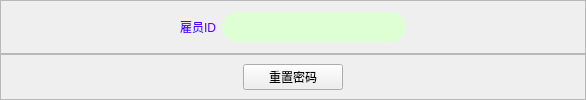
            <widget class="QWidget" name="tab_3">
             <attribute name="title">
              <string>忘记密码</string>
             </attribute>
             <layout class="QVBoxLayout" name="verticalLayout_7" stretch="3,1">
              <property name="spacing">
               <number>0</number>
              </property>
              <property name="leftMargin">
               <number>0</number>
              </property>
              <property name="topMargin">
               <number>0</number>
              </property>
              <property name="rightMargin">
               <number>0</number>
              </property>
              <property name="bottomMargin">
               <number>0</number>
              </property>
              <item>
               <widget class="QFrame" name="frame_20">
                <property name="frameShape">
                 <enum>QFrame::StyledPanel</enum>
                </property>
                <property name="frameShadow">
                 <enum>QFrame::Raised</enum>
                </property>
                <layout class="QHBoxLayout" name="horizontalLayout_26">
                 <item>
                  <spacer name="horizontalSpacer_16">
                   <property name="orientation">
                    <enum>Qt::Horizontal</enum>
                   </property>
                   <property name="sizeHint" stdset="0">
                    <size>
                     <width>170</width>
                     <height>20</height>
                    </size>
                   </property>
                  </spacer>
                 </item>
                 <item>
                  <widget class="QLabel" name="label_11">
                   <property name="styleSheet">
                    <string notr="true">color: rgb(85, 0, 255);</string>
                   </property>
                   <property name="text">
                    <string>雇员ID</string>
                   </property>
                  </widget>
                 </item>
                 <item>
                  <widget class="QLineEdit" name="text2GmyID">
                   <property name="styleSheet">
                    <string notr="true">QLineEdit{
	height: 30px;
	border-radius: 15px;
	padding-left: 10px;
	color: rgb(255, 204, 0);
	font-size: 20px;
	background-color:rgb(222, 255, 212);
}
QLineEdit:focus{
	border: 1px solid  rgb(181, 201, 255);
}</string>
                   </property>
                  </widget>
                 </item>
                 <item>
                  <spacer name="horizontalSpacer_17">
                   <property name="orientation">
                    <enum>Qt::Horizontal</enum>
                   </property>
                   <property name="sizeHint" stdset="0">
                    <size>
                     <width>170</width>
                     <height>20</height>
                    </size>
                   </property>
                  </spacer>
                 </item>
                </layout>
               </widget>
              </item>
              <item>
               <widget class="QFrame" name="frame_29">
                <property name="frameShape">
                 <enum>QFrame::StyledPanel</enum>
                </property>
                <property name="frameShadow">
                 <enum>QFrame::Raised</enum>
                </property>
                <layout class="QHBoxLayout" name="horizontalLayout_27">
                 <item>
                  <spacer name="horizontalSpacer_18">
                   <property name="orientation">
                    <enum>Qt::Horizontal</enum>
                   </property>
                   <property name="sizeHint" stdset="0">
                    <size>
                     <width>228</width>
                     <height>20</height>
                    </size>
                   </property>
                  </spacer>
                 </item>
                 <item>
                  <widget class="QPushButton" name="button2Grekey">
                   <property name="minimumSize">
                    <size>
                     <width>100</width>
                     <height>0</height>
                    </size>
                   </property>
                   <property name="text">
                    <string>重置密码</string>
                   </property>
                  </widget>
                 </item>
                 <item>
                  <spacer name="horizontalSpacer_19">
                   <property name="orientation">
                    <enum>Qt::Horizontal</enum>
                   </property>
                   <property name="sizeHint" stdset="0">
                    <size>
                     <width>228</width>
                     <height>20</height>
                    </size>
                   </property>
                  </spacer>
                 </item>
                </layout>
               </widget>
              </item>
             </layout>
            </widget>
